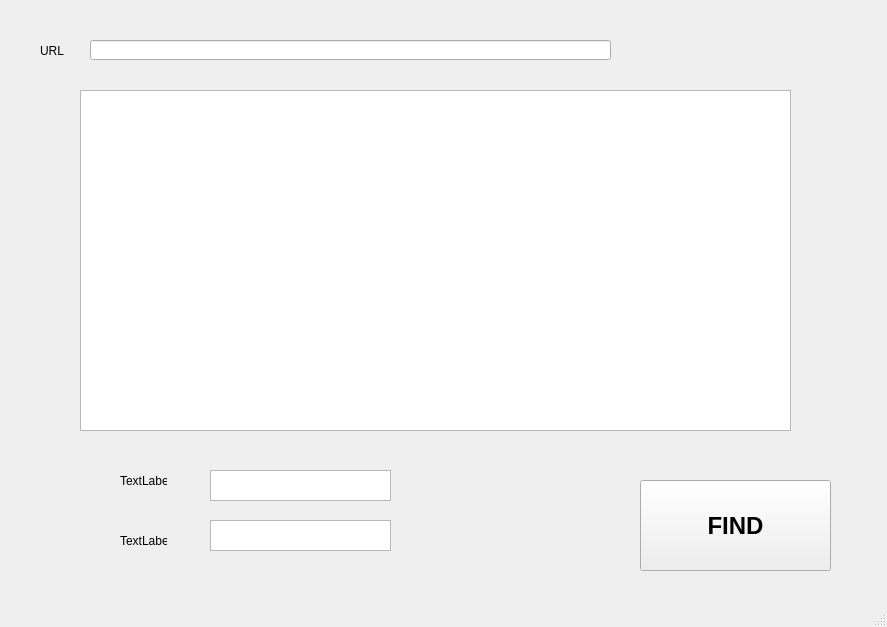
<?xml version="1.0" encoding="UTF-8"?>
<ui version="4.0">
 <class>MainWindow</class>
 <widget class="QMainWindow" name="MainWindow">
  <property name="geometry">
   <rect>
    <x>0</x>
    <y>0</y>
    <width>887</width>
    <height>627</height>
   </rect>
  </property>
  <property name="windowTitle">
   <string>MainWindow</string>
  </property>
  <widget class="QWidget" name="centralwidget">
   <widget class="QLabel" name="label">
    <property name="geometry">
     <rect>
      <x>120</x>
      <y>470</y>
      <width>47</width>
      <height>21</height>
     </rect>
    </property>
    <property name="text">
     <string>TextLabel</string>
    </property>
   </widget>
   <widget class="QLabel" name="label_2">
    <property name="geometry">
     <rect>
      <x>120</x>
      <y>530</y>
      <width>47</width>
      <height>21</height>
     </rect>
    </property>
    <property name="text">
     <string>TextLabel</string>
    </property>
   </widget>
   <widget class="QTextEdit" name="textEdit_2">
    <property name="geometry">
     <rect>
      <x>210</x>
      <y>470</y>
      <width>181</width>
      <height>31</height>
     </rect>
    </property>
   </widget>
   <widget class="QTextEdit" name="textEdit_3">
    <property name="geometry">
     <rect>
      <x>210</x>
      <y>520</y>
      <width>181</width>
      <height>31</height>
     </rect>
    </property>
   </widget>
   <widget class="QPushButton" name="pushButton">
    <property name="geometry">
     <rect>
      <x>640</x>
      <y>480</y>
      <width>191</width>
      <height>91</height>
     </rect>
    </property>
    <property name="font">
     <font>
      <pointsize>18</pointsize>
      <weight>75</weight>
      <bold>true</bold>
     </font>
    </property>
    <property name="text">
     <string>FIND</string>
    </property>
   </widget>
   <widget class="QTextBrowser" name="textBrowser">
    <property name="geometry">
     <rect>
      <x>80</x>
      <y>90</y>
      <width>711</width>
      <height>341</height>
     </rect>
    </property>
   </widget>
   <widget class="QLineEdit" name="url">
    <property name="geometry">
     <rect>
      <x>90</x>
      <y>40</y>
      <width>521</width>
      <height>20</height>
     </rect>
    </property>
   </widget>
   <widget class="QLabel" name="label_3">
    <property name="geometry">
     <rect>
      <x>40</x>
      <y>40</y>
      <width>47</width>
      <height>21</height>
     </rect>
    </property>
    <property name="text">
     <string>URL</string>
    </property>
   </widget>
  </widget>
  <widget class="QMenuBar" name="menubar">
   <property name="geometry">
    <rect>
     <x>0</x>
     <y>0</y>
     <width>887</width>
     <height>21</height>
    </rect>
   </property>
  </widget>
  <widget class="QStatusBar" name="statusbar"/>
 </widget>
 <resources/>
 <connections/>
</ui>
